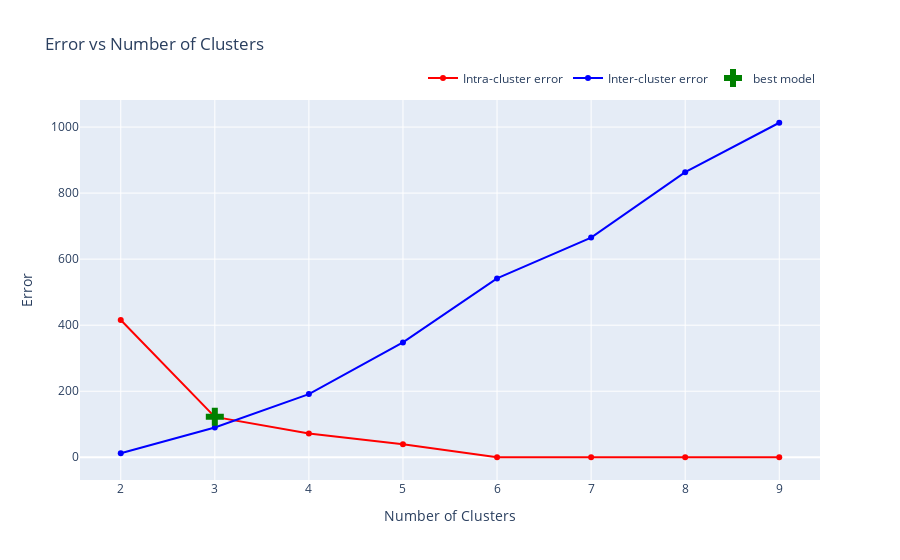

Source (notebook cell):
### Markdown cell above
## Clustering

### Code cell
from train import plot_inter_intra_err

import plotly.graph_objects as go

min_clusters=2
max_clusters=10
plot_inter_intra_err(df_train_feat_scaled_pca, min_clusters=min_clusters, max_clusters=max_clusters)

### Figure 1 — Plotly figure (JSON) as saved in the notebook; plotly's stock layout.template omitted (floating-point values rounded to 4 significant figures)
{"data": [{"line": {"color": "red"}, "mode": "lines+markers", "name": "Intra-cluster error", "showlegend": true, "type": "scatter", "x": [2, 3, 4, 5, 6, 7, 8, 9], "y": [415.6, 122.4, 72.33, 39.79, 0.3061, 0.151, 0.1325, 0.09702]}, {"line": {"color": "blue"}, "mode": "lines+markers", "name": "Inter-cluster error", "showlegend": true, "type": "scatter", "x": [2, 3, 4, 5, 6, 7, 8, 9], "y": [12.32, 90.33, 191.4, 347.8, 541.7, 665.3, 863.4, 1013.0]}, {"marker": {"color": "green", "size": 15, "symbol": "cross"}, "mode": "markers", "name": "best model", "showlegend": true, "type": "scatter", "x": [3], "y": [122.4]}], "layout": {"hovermode": "x unified", "legend": {"orientation": "h", "x": 1, "xanchor": "right", "y": 1.02, "yanchor": "bottom"}, "title": {"text": "Error vs Number of Clusters"}, "xaxis": {"title": {"text": "Number of Clusters"}}, "yaxis": {"title": {"text": "Error"}}}}
